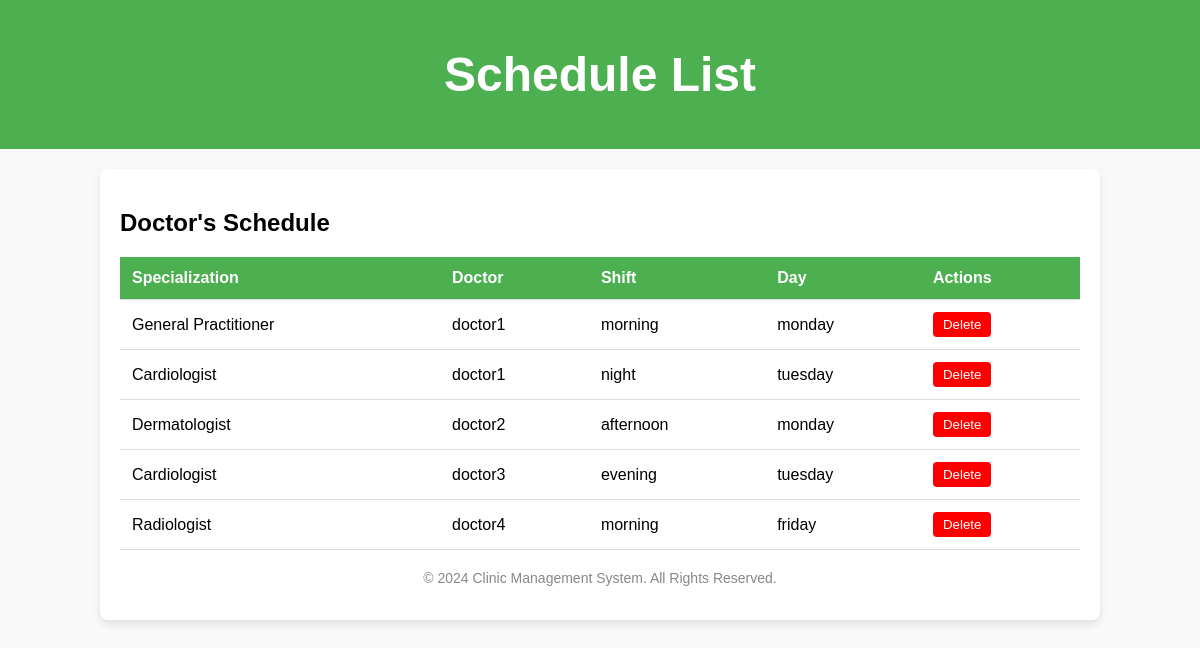
The app's page /schedule/list/, older data.
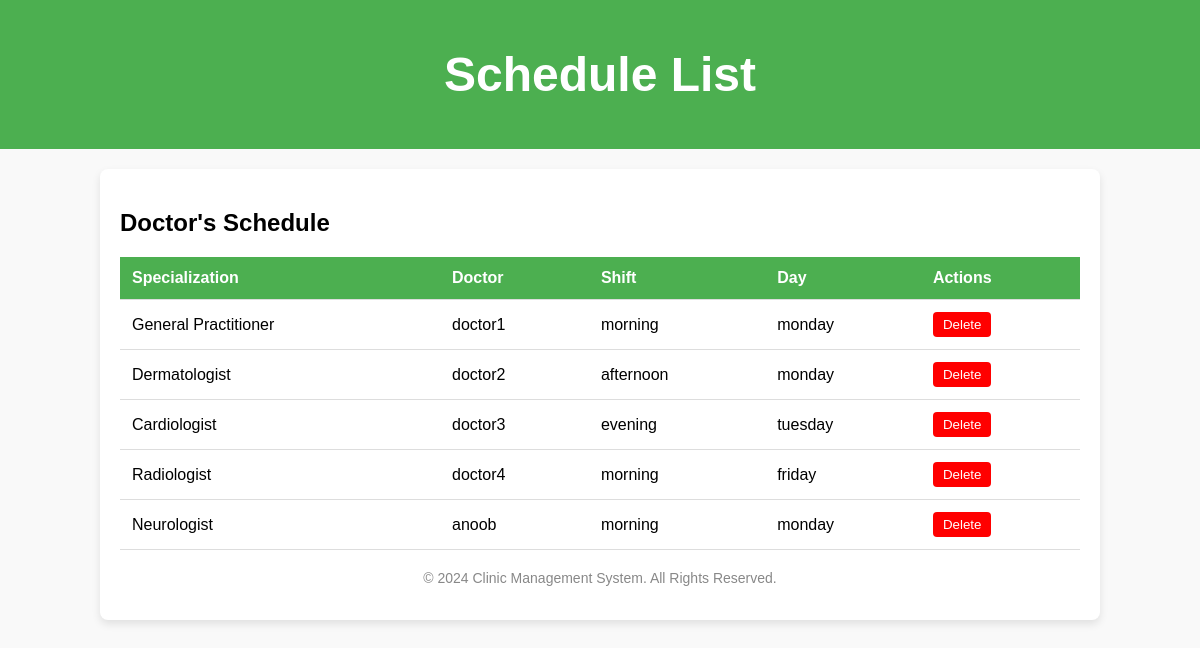
The same page, newer data.
### clinic_mgt_app/models.py (models this page shows, shortened)
class Schedule(models.Model):
    DAYS_OF_WEEK = [
        ('sunday', 'Sunday'),
        ('monday', 'Monday'),
        ('tuesday', 'Tuesday'),
        ('wednesday', 'Wednesday'),
        ('thursday', 'Thursday'),
        ('friday', 'Friday'),
        ('saturday', 'Saturday')
    ]
    SHIFTS = [
        ('morning', 'Morning'),
        ('afternoon', 'Afternoon'),
        ('evening', 'Evening'),
        ('night', 'Night'),
    ]
    specialization = models.CharField(max_length=100, choices=Doctor.SPECIALIZATION_CHOICES)
    doctor = models.ForeignKey(Doctor, on_delete=models.CASCADE, null=True)
    shifts = models.CharField(max_length=100,null=True ,choices=SHIFTS)
    day = models.CharField(max_length=9, choices=DAYS_OF_WEEK)
    class Meta:
        unique_together = ('doctor', 'day', 'shifts','specialization')

class Doctor(models.Model):
    SPECIALIZATION_CHOICES = [
        ('General Practitioner', 'General Practitioner'),
        ('Cardiologist', 'Cardiologist'),
        ('Dermatologist', 'Dermatologist'),
        ('Neurologist', 'Neurologist'),
        ('Orthopedic', 'Orthopedic'),
        ('Pediatrician', 'Pediatrician'),
        ('Psychiatrist', 'Psychiatrist'),
        ('Radiologist', 'Radiologist')
    ]
    doctor_user = models.ForeignKey(CustomUser,on_delete=models.CASCADE, null=True)
    first_name = models.CharField(max_length=100)
    last_name = models.CharField(max_length=100)
    specialization = models.CharField(max_length=100,choices=SPECIALIZATION_CHOICES)
    phone_number = models.CharField(max_length=15)
    image = models.ImageField(upload_to='image/',null=True)
    experience = models.PositiveIntegerField(help_text="Years of experience")
    clinic_address = models.TextField()
    created_at = models.DateTimeField(auto_now_add=True)
    updated_at = models.DateTimeField(auto_now=True)
    is_doctor = models.BooleanField(default=True)

### clinic_mgt_app/views.py (the view)
# urls.py: path('schedule/list/', views.schedule_list, name='schedule_list'),
def schedule_list(request):
    schedules = Schedule.objects.all()
    return render(request, 'schedule_list.html', {'schedules': schedules})

### clinic_mgt_app/templates/schedule_list.html (shortened to what this page needs)
<!DOCTYPE html>
<html lang="en">
<head>
</head>
<body>
    <header>
        <h1>Schedule List</h1>
    </header>
    <div class="container">
        <div class="table-header">
            <h2>Doctor's Schedule</h2>
        </div>
        <table>
            <thead>
                <tr>
                    <th>Specialization</th>
                    <th>Doctor</th>
                    <th>Shift</th>
                    <th>Day</th>
                    <th>Actions</th>
                </tr>
            </thead>
            <tbody>
                {% for schedule in schedules %}
                    <tr>
                        <td>{{ schedule.specialization }}</td>
                        <td>{{ schedule.doctor.first_name }}</td>
                        <td>{{ schedule.shifts }}</td>
                        <td>{{ schedule.day }}</td>
                        <td>
                            <form method="POST" action="{% url 'recep_home' %}">
                                <button type="submit" name="delete_schedule" class="delete-button">Delete</button>
                            </form>
                        </td>
                    </tr>
                {% endfor %}
            </tbody>
        </table>
        <div class="table-footer">
            <p>&copy; 2024 Clinic Management System. All Rights Reserved.</p>
        </div>
    </div>
</body>
</html>

Row changes from the older to the newer data that the page shows:
removed Schedule: specialization "Cardiologist", doctor.first_name "doctor1", shifts "night", day "tuesday"
added Schedule: specialization "Neurologist", doctor.first_name "anoob", shifts "morning", day "monday"
